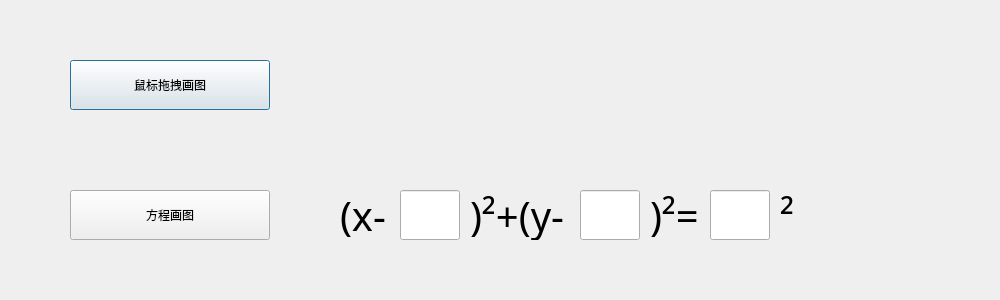
<?xml version="1.0" encoding="UTF-8"?>
<ui version="4.0">
 <class>circle_select</class>
 <widget class="QDialog" name="circle_select">
  <property name="geometry">
   <rect>
    <x>0</x>
    <y>0</y>
    <width>1000</width>
    <height>300</height>
   </rect>
  </property>
  <property name="minimumSize">
   <size>
    <width>1000</width>
    <height>300</height>
   </size>
  </property>
  <property name="maximumSize">
   <size>
    <width>1000</width>
    <height>300</height>
   </size>
  </property>
  <property name="windowTitle">
   <string>选择圆画图方式</string>
  </property>
  <widget class="QPushButton" name="drag">
   <property name="geometry">
    <rect>
     <x>70</x>
     <y>60</y>
     <width>200</width>
     <height>50</height>
    </rect>
   </property>
   <property name="minimumSize">
    <size>
     <width>200</width>
     <height>50</height>
    </size>
   </property>
   <property name="maximumSize">
    <size>
     <width>200</width>
     <height>50</height>
    </size>
   </property>
   <property name="text">
    <string>鼠标拖拽画图</string>
   </property>
  </widget>
  <widget class="QPushButton" name="parameter">
   <property name="geometry">
    <rect>
     <x>70</x>
     <y>190</y>
     <width>200</width>
     <height>50</height>
    </rect>
   </property>
   <property name="minimumSize">
    <size>
     <width>200</width>
     <height>50</height>
    </size>
   </property>
   <property name="maximumSize">
    <size>
     <width>200</width>
     <height>50</height>
    </size>
   </property>
   <property name="text">
    <string>方程画图</string>
   </property>
  </widget>
  <widget class="QLabel" name="label">
   <property name="geometry">
    <rect>
     <x>340</x>
     <y>190</y>
     <width>51</width>
     <height>50</height>
    </rect>
   </property>
   <property name="minimumSize">
    <size>
     <width>0</width>
     <height>50</height>
    </size>
   </property>
   <property name="maximumSize">
    <size>
     <width>16777215</width>
     <height>50</height>
    </size>
   </property>
   <property name="font">
    <font>
     <family>Adobe Arabic</family>
     <pointsize>30</pointsize>
    </font>
   </property>
   <property name="text">
    <string>(x-</string>
   </property>
  </widget>
  <widget class="QLineEdit" name="x0">
   <property name="geometry">
    <rect>
     <x>400</x>
     <y>190</y>
     <width>60</width>
     <height>50</height>
    </rect>
   </property>
   <property name="minimumSize">
    <size>
     <width>60</width>
     <height>50</height>
    </size>
   </property>
   <property name="maximumSize">
    <size>
     <width>60</width>
     <height>50</height>
    </size>
   </property>
  </widget>
  <widget class="QLabel" name="label_2">
   <property name="geometry">
    <rect>
     <x>470</x>
     <y>190</y>
     <width>111</width>
     <height>50</height>
    </rect>
   </property>
   <property name="minimumSize">
    <size>
     <width>0</width>
     <height>50</height>
    </size>
   </property>
   <property name="maximumSize">
    <size>
     <width>16777215</width>
     <height>50</height>
    </size>
   </property>
   <property name="font">
    <font>
     <family>Adobe Arabic</family>
     <pointsize>30</pointsize>
    </font>
   </property>
   <property name="text">
    <string>)²+(y-</string>
   </property>
  </widget>
  <widget class="QLineEdit" name="y0">
   <property name="geometry">
    <rect>
     <x>580</x>
     <y>190</y>
     <width>60</width>
     <height>50</height>
    </rect>
   </property>
   <property name="minimumSize">
    <size>
     <width>60</width>
     <height>50</height>
    </size>
   </property>
   <property name="maximumSize">
    <size>
     <width>60</width>
     <height>50</height>
    </size>
   </property>
  </widget>
  <widget class="QLabel" name="label_3">
   <property name="geometry">
    <rect>
     <x>650</x>
     <y>190</y>
     <width>51</width>
     <height>50</height>
    </rect>
   </property>
   <property name="minimumSize">
    <size>
     <width>0</width>
     <height>50</height>
    </size>
   </property>
   <property name="maximumSize">
    <size>
     <width>16777215</width>
     <height>50</height>
    </size>
   </property>
   <property name="font">
    <font>
     <family>Adobe Arabic</family>
     <pointsize>30</pointsize>
    </font>
   </property>
   <property name="text">
    <string>)²=</string>
   </property>
  </widget>
  <widget class="QLineEdit" name="r">
   <property name="geometry">
    <rect>
     <x>710</x>
     <y>190</y>
     <width>60</width>
     <height>50</height>
    </rect>
   </property>
   <property name="minimumSize">
    <size>
     <width>60</width>
     <height>50</height>
    </size>
   </property>
   <property name="maximumSize">
    <size>
     <width>60</width>
     <height>50</height>
    </size>
   </property>
  </widget>
  <widget class="QLabel" name="label_4">
   <property name="geometry">
    <rect>
     <x>780</x>
     <y>190</y>
     <width>41</width>
     <height>50</height>
    </rect>
   </property>
   <property name="minimumSize">
    <size>
     <width>0</width>
     <height>50</height>
    </size>
   </property>
   <property name="maximumSize">
    <size>
     <width>16777215</width>
     <height>50</height>
    </size>
   </property>
   <property name="font">
    <font>
     <family>Adobe Arabic</family>
     <pointsize>30</pointsize>
    </font>
   </property>
   <property name="text">
    <string>²</string>
   </property>
  </widget>
 </widget>
 <resources/>
 <connections/>
</ui>
